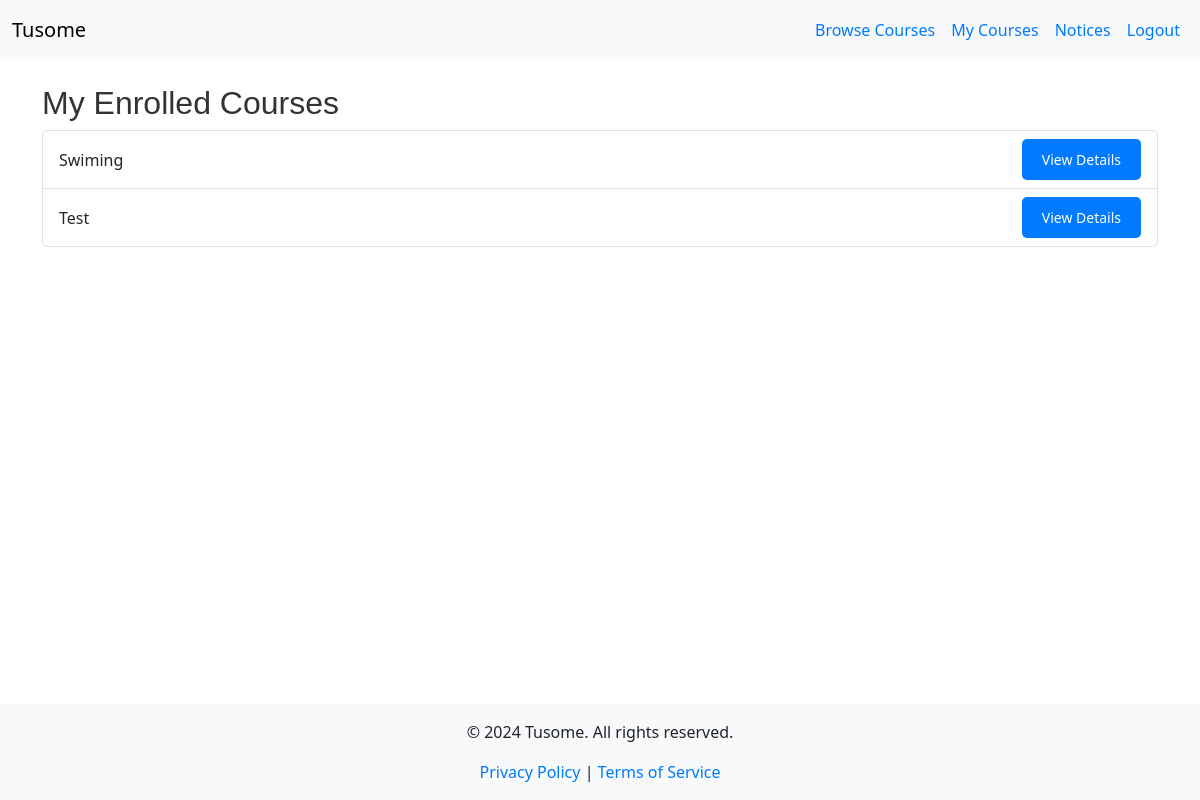
The app's page /my_courses (signed in), older data.
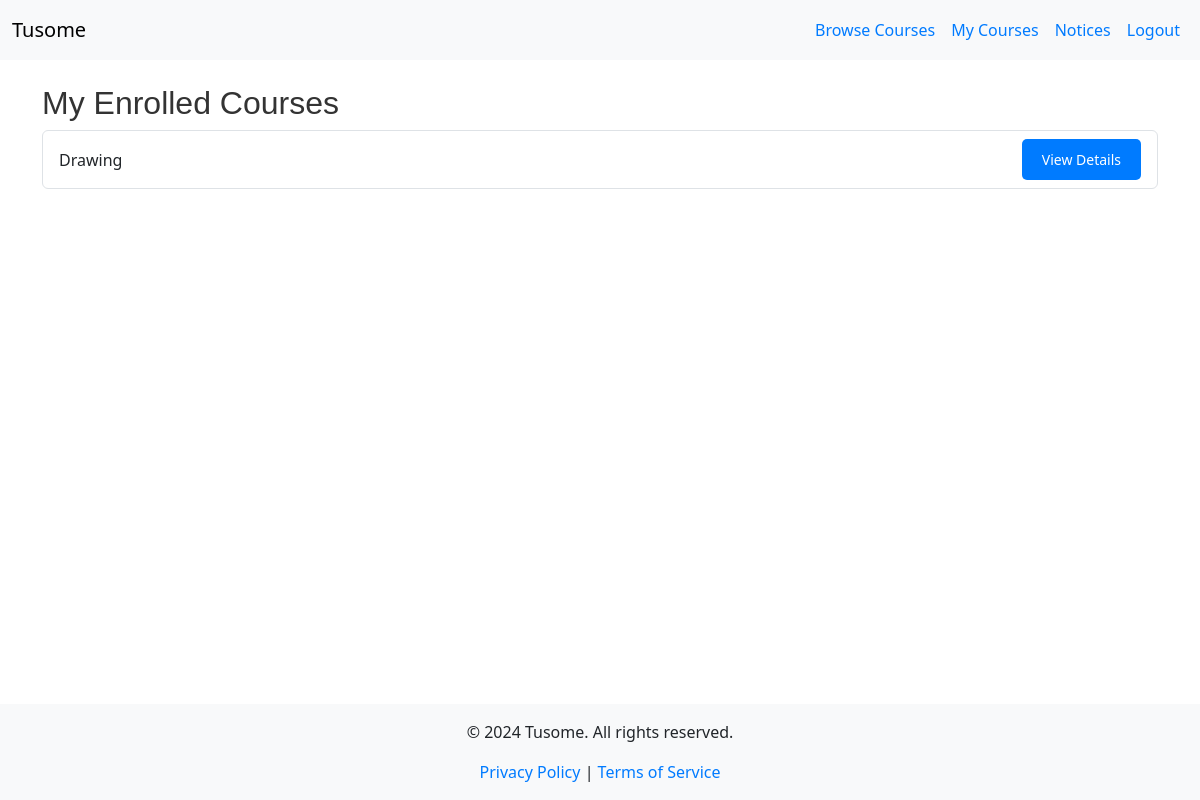
The same page, newer data.
### models.py (models this page shows)
class Course(db.Model):
    id = db.Column(db.Integer, primary_key=True)
    title = db.Column(db.String(200), nullable=False)
    description = db.Column(db.Text, nullable=False)
    is_featured = db.Column(db.Boolean, default=False)
    instructor_id = db.Column(db.Integer, db.ForeignKey('instructor.id'), nullable=False)
    instructor = db.relationship('Instructor', back_populates='courses')
    lessons = db.relationship('Lesson', back_populates='course', lazy=True)
    quizzes = db.relationship('Quiz', back_populates='course', lazy=True)
    materials = db.relationship('CourseMaterial', back_populates='course', lazy=True)
    enrollments = db.relationship('Enrollment', back_populates='course', lazy=True)
    submissions = db.relationship('Submission', back_populates='course', lazy=True)

### app.py (the view)
@app.route('/my_courses')
@role_required(RoleEnum.STUDENT)
def my_courses():
    enrollments = current_user.student.enrollments
    courses = [enrollment.course for enrollment in enrollments]
    return render_template('my_courses.html', courses=courses)

### app.py (called while the page is built)
@app.context_processor
def inject_current_year():
    return {'current_year': datetime.utcnow().year}

@login_manager.user_loader
def load_user(user_id):
    return User.query.get(int(user_id))

@app.context_processor
def inject_roleenum():
    return dict(RoleEnum=RoleEnum)

def role_required(role):
    def decorator(f):
        @wraps(f)
        @login_required  # Ensure the user is logged in
        def decorated_function(*args, **kwargs):
            if current_user.role != role:
                flash('Access denied.', 'danger')
                return redirect(url_for('index'))
            return f(*args, **kwargs)
        return decorated_function
    return decorator

### templates/my_courses.html
{% extends "base.html" %}
{% block content %}
  <h2>My Enrolled Courses</h2>
  {% if courses %}
    <ul class="list-group">
      {% for course in courses %}
        <li class="list-group-item d-flex justify-content-between align-items-center">
          <span>{{ course.title }}</span>
          <a href="{{ url_for('course_details', course_id=course.id) }}" class="btn btn-primary btn-sm">View Details</a>
        </li>
      {% endfor %}
    </ul>
  {% else %}
    <p>You are not enrolled in any courses yet.</p>
  {% endif %}
{% endblock %}

Row changes from the older to the newer data that the page shows:
no longer on this page (row edited): Course: title "Test"
changed Course: title "Swiming" → "Drawing"
